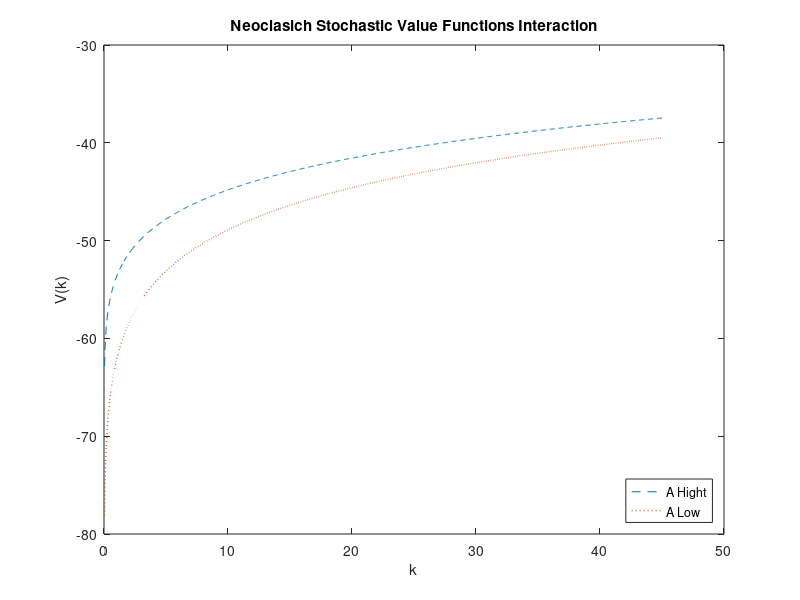
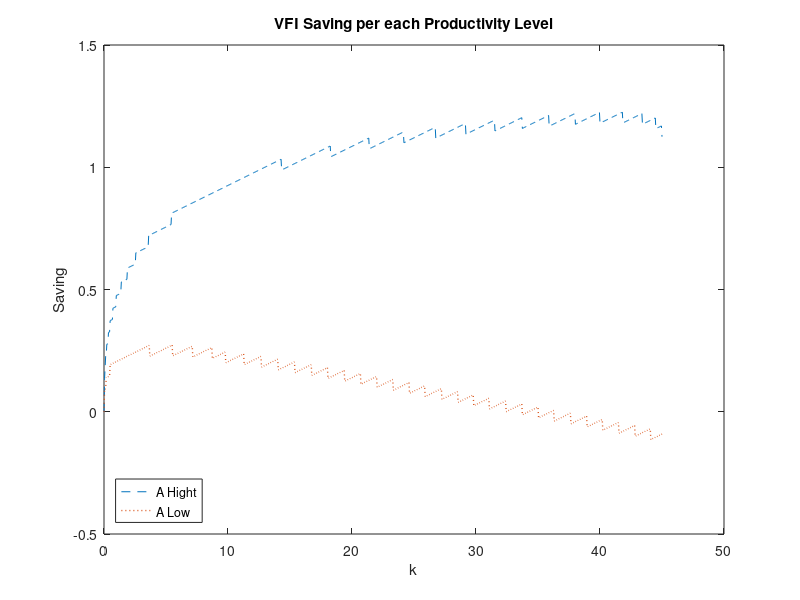

Here is the MATLAB script that generated these plots, in order:
clear 
close all
%%%% Set up parameters
alpha = 0.35;
beta = 0.99;
delta = 0.025;
sigma = 2;
%maxits=100;
A= [0.977 0.023; 0.074 0.926];
A_h=1.1;
A_l=(1-0.76289*A_h)/0.23711;

%%%% Set up discretized state space
k_min = 0;
k_max = 45;
num_k = 1000; % number of points in the grid for k

k = linspace(k_min, k_max, num_k);

k_mat = repmat(k', [1 num_k]); % this will be useful in a bit

%%%% Set up consumption and return function
% 1st dim(rows): k today, 2nd dim (cols): k' chosen for tomorrow

cons_h = A_h*k_mat.^ alpha + (1 - delta) * k_mat - k_mat'; 
cons_l = A_l*k_mat.^ alpha + (1 - delta) * k_mat - k_mat'; 

ret_h = ((cons_h).^ (1 - sigma))/ (1 - sigma); % return function high
ret_l = ((cons_l).^ (1 - sigma)) / (1 - sigma); % return function
% negative consumption is not possible -> make it irrelevant by assigning
% it very large negative utility
ret_h(cons_h < 0) =  -Inf;
ret_l(cons_l < 0) =  -Inf;

%%%% Iteration
dis = 1;
tol =1e-06; % tolerance for stopping 
v_guess = zeros(2,num_k);
v_guessH = v_guess(1,:);
v_guessH = v_guess(2,:);
tic
while dis > tol  %& its < maxits
    % compute the utility value for all possible combinations of k and k':
    [vfnH,pol_indxH]=max(ret_h + beta*repmat((A(1,:)*v_guess),[num_k 1]),[],2);
    [vfnL,pol_indxL]=max(ret_l + beta*repmat((A(2,:)*v_guess),[num_k 1]),[],2);
   vfn=[vfnH'; vfnL'];
    % what is the distance between current guess and value function
    % based on the whole matrix
    D=abs(vfn - v_guess);
    dis = max(D(:));
    
       v_guess = vfn;
    % if distance is larger than tolerance, update current guess and
    % continue, otherwise exit the loop
end
toc 

g = [k(pol_indxH)' k(pol_indxL)']; % policy function
gH = k(pol_indxH); % policy function
gL= k(pol_indxL);

plot(k,v_guess(1,:)','--',k,v_guess(2,:)',':','Linewidth',1) 
xlabel('k') 
ylabel('V(k)')
title('Neoclasich Stochastic Value Functions Interaction')
legend({'A Hight','A Low'},'Location','southeast')



figure
%policy function
plot(k,k(pol_indxH)','--',k,k(pol_indxL)',':','Linewidth',1) 
xlabel('k') 
ylabel('V(k)')
title('VFI g(k) vs k')
legend({'A Hight','A Low'},'Location','southeast')


%saving (investment)

sH=gH - (1-delta).*k;
sL=gL - (1-delta).*k;

plot(k,sH,'--',k,sL,':','Linewidth',1) 
xlabel('k') 
ylabel('Saving')
title('VFI Saving per each Productivity Level')
legend({'A Hight','A Low'},'Location','southwest')
